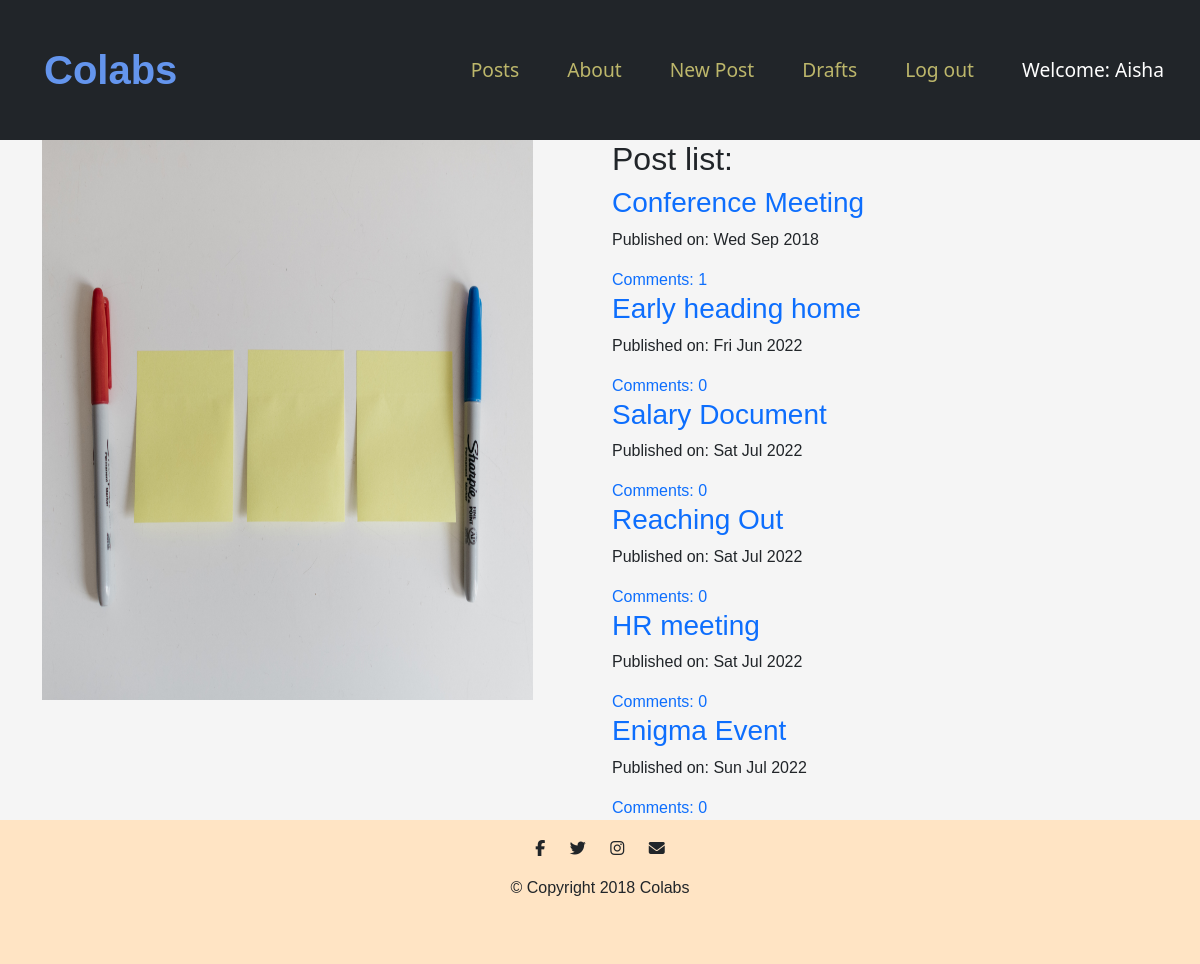
Screenshot of /post/ (signed in) with the database file from the repository.
### blog/models.py (models this page shows, shortened)
class Post(models.Model):
    author = models.ForeignKey('auth.User',on_delete=models.CASCADE)
    title = models.CharField(max_length=200)
    text = models.TextField()
    created_date = models.DateTimeField(default=timezone.now)
    published_date = models.DateTimeField(blank=True, null=True)
    def approve_comments(self):
        return self.comments.filter(approved_comment=True)

### blog/views.py (the view)
# urls.py: path('post/',views.PostListView.as_view(),name='post_list'),
class PostListView(ListView):
    model = Post
    def get_queryset(self):
        return Post.objects.filter(published_date__lte=timezone.now()).order_by('published_date')

### blog/templates/blog/post_list.html
{% extends 'blog/base.html' %}
{% load static %}
{% block content %}
<div class="container container-fluid" style="background-color:whitesmoke">
    <div class="row">
      <div class="col-lg-6">
       <img  style="height: 70vh; width:90%" src="{% static 'images/Inpost.jpg'%}" alt="image">
      </div>
      <div class="col-lg-6">
        <h2>Post list:</h2>
        <div class="centerstage jumbotron">
            {% for post in post_list %}
                <div class="post">
                    <h3><a href="{% url 'post_detail' pk=post.pk %}">{{ post.title }}</a></h3>
                    <div class="date">
                        <p>Published on: {{ post.published_date|date:"D M Y"}}</p>
                    </div>
                    <a href="{% url 'post_detail' pk=post.pk %}">Comments: {{ post.approve_comments.count }}</a>
                </div>
            {% endfor %}
        </div>
      </div>
    </div>
  </div>
{% endblock content %}

### blog/templates/blog/base.html (shortened to what this page needs)
<!DOCTYPE html>
{% load static %}
<html>
  <head>
    <link href="https://cdn.jsdelivr.net/npm/bootstrap@5.2.0-beta1/dist/css/bootstrap.min.css" rel="stylesheet">
    <link rel="stylesheet" href="{% static 'css/blog.css' %}">
  </head>
  <body >
    <section class="colored-section" id="title">
      <nav class="navbar navbar-expand-lg bg-dark">
        <div class="container-fluid">
          <a class="navbar-brand" style="color:cornflowerblue" href="{% url 'index' %}">Colabs</a>
          <div class="collapse navbar-collapse" id="navbarSupportedContent">
            <ul class="navbar-nav ms-auto mb-2 mb-lg-0">
              <li class="nav-item">
                <a class="nav-link nav-link-index" href="{% url 'post_list' %}">Posts</a>
              </li>
              <li class="nav-item">
                <a class=" nav-link nav-link-index" href="{% url 'about' %}">About</a>
              </li>
              {% if user.is_authenticated %}
              <li class="nav-item">
                <a class="nav-link nav-link-index" href="{% url 'post_new' %}">New Post</a>
              </li>
              <li class="nav-item">
                <a class="nav-link nav-link-index" href="{% url 'post_draft_list' %}">Drafts</a>
              </li>
              <li class="nav-item">
                <a class="nav-link nav-link-index" href="{% url 'logout' %}">Log out</a>
              </li>
              <li class="nav-item">
                <a class="nav-link " style="color: white;">Welcome: {{ user.username }}</a>
              </li>
              {% else %}
              <li class="nav-item">
                <a class="nav-link nav-link-index" href="{% url 'login' %}" aria-label="Login"><span class="fa fa-user" aria-hidden="true"></span></a>
              </li>
              {% endif %}
            </ul>
          </div>
        </div>
      </nav>
</section>
                      {% block content %}
                      {% endblock %}
    <footer class="white-section" id="footer">
      <div class="container-fluid">
        <i class="social-icon fab fa-facebook-f"></i>
        <i class="social-icon fab fa-twitter"></i>
        <i class=" social-icon fa-brands fa-instagram"></i>
        <i class="social-icon fas fa-envelope"></i>
        <p>© Copyright 2018 Colabs</p>
      </div>
    </footer>
  </body>
</html>

### blog/static/css/blog.css (style rules this page uses)
body { background-color: whitesmoke; font-family: sans-serif; }
* { margin: 0rem; padding: 0rem; }
.navbar-brand { font-family:'Gill Sans', 'Gill Sans MT', Calibri, 'Trebuchet MS', sans-serif; font-size: 2.5rem; font-weight: bold; padding: 2rem; color: cornflowerblue; }
.nav-item { margin: 1rem; color: lightgray; font-size: 1.5rem; font-family:'Segoe UI', Tahoma, Geneva, Verdana, sans-serif; }
a { text-decoration: none; }
.nav-link { font-size: 1.2rem; font-family:'Segoe UI', Tahoma, Geneva, Verdana, sans-serif; color:darkkhaki; }
.centerstage { margin-left: auto; margin-right: auto; }
.social-icon { margin: 20px 10px; }
.white-section { background-color: bisque; padding: 0%; text-align: center; padding-bottom: 3rem; }

### rows the page displays
Post: title "Conference Meeting", published_date "Wed Sep 2018", approve_comments.count "1"
Post: title "Early heading home", published_date "Fri Jun 2022", approve_comments.count "0"
Post: title "Salary Document", published_date "Sat Jul 2022", approve_comments.count "0"
Post: title "Reaching Out", published_date "Sat Jul 2022", approve_comments.count "0"
Post: title "HR meeting", published_date "Sat Jul 2022", approve_comments.count "0"
Post: title "Enigma Event", published_date "Sun Jul 2022", approve_comments.count "0"

### other values shown
{{ user.username }} "Aisha"
